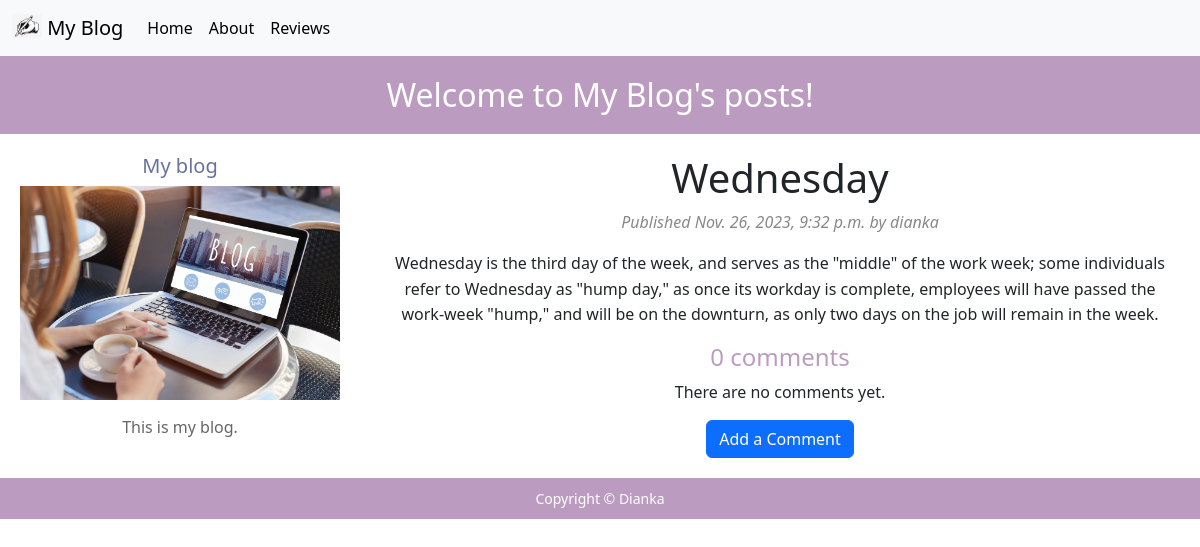
Page /blog/2023/11/26/wednesday/ on the committed database.
### blog/models.py (models this page shows, shortened)
class Post(models.Model):
    STATUS_CHOICES = (
        ('draft', 'Draft'),
        ('published', 'Published'),
    )
    title = models.CharField(max_length=250)
    slug = models.SlugField(max_length=250, unique_for_date='publish')
    author = models.ForeignKey(User, on_delete=models.CASCADE, related_name='blog_posts')
    body = models.TextField()
    publish = models.DateTimeField(default=timezone.now)
    created = models.DateTimeField(auto_now_add=True)
    updated = models.DateTimeField(auto_now=True)
    status = models.CharField(max_length=10, choices=STATUS_CHOICES, default='draft')

### blog/views.py (the view)
def post_detail(request, year, month, day, post):
    post = get_object_or_404(Post, slug=post, publish__year=year, publish__month=month, publish__day=day)
    comments = post.comments.filter(active=True)
    new_comment = None
    comment_form = None
    if request.method == 'POST':
        comment_form = CommentForm(data=request.POST)
        if comment_form.is_valid():
            new_comment = comment_form.save(commit=False)
            new_comment.post = post
            new_comment.save()
    else:
        comment_form = CommentForm()
    return render(request, 'blog/post/detail.html', {
        'post': post,
        'comments': comments,
        'new_comment': new_comment,
        'comment_form': comment_form
    })

### blog/templates/blog/post/detail.html (shortened to what this page needs)
{% extends "blog/base.html" %}
{% block content %}
{% load static %}
<link href="{% static 'css/blog.css' %}" rel="stylesheet" type="text/css" />
    <div class="container">
        <h1>{{ post.title }}</h1>
        <p class="date">Published {{ post.publish }} by {{ post.author }}</p>
        <div class="row">
            <div class="col-md-12">
                {{ post.body|linebreaks }}
                {% with comments.count as total_comments %}
                    <h2>{{ total_comments }} comment{{ total_comments|pluralize }}</h2>
                {% endwith %}
                {% for comment in comments %}
                    <div class="comment">
                        <p class="info">
                            Comment {{ forloop.counter }} by {{ comment.name }}
                            {{ comment.created }}
                        </p>
                        {{ comment.body|linebreaks }}
                    </div>
                {% empty %}
                    <p>There are no comments yet.</p>
                {% endfor %}
                <button type="button" class="btn btn-primary" data-bs-toggle="modal" data-bs-target="#commentModal">
                    Add a Comment
                </button>
            </div>
        </div>
    </div>
{% endblock %}

### blog/static/css/blog.css (style rules this page uses)
#content h2 { margin-top: 0; font-size: 24px; color: #BB9CC0; }
#content .date { font-style: italic; color: #888; }
#content p { line-height: 1.6; margin-bottom: 15px; }

### rows in the picture
Post: title "Wednesday", publish "Nov. 26, 2023, 9:32 p.m.", author "dianka", body "Wednesday is the third day of the week, and serves as the \"middle\" of the work week; some individuals refer to Wednesday as \"hump day,\" as once its workday is complete, employees will have passed the work-week \"hump,\" and will be on the downturn, as only two days on the job will remain in the week."

### other values in the picture
{{ total_comments }} "0"
